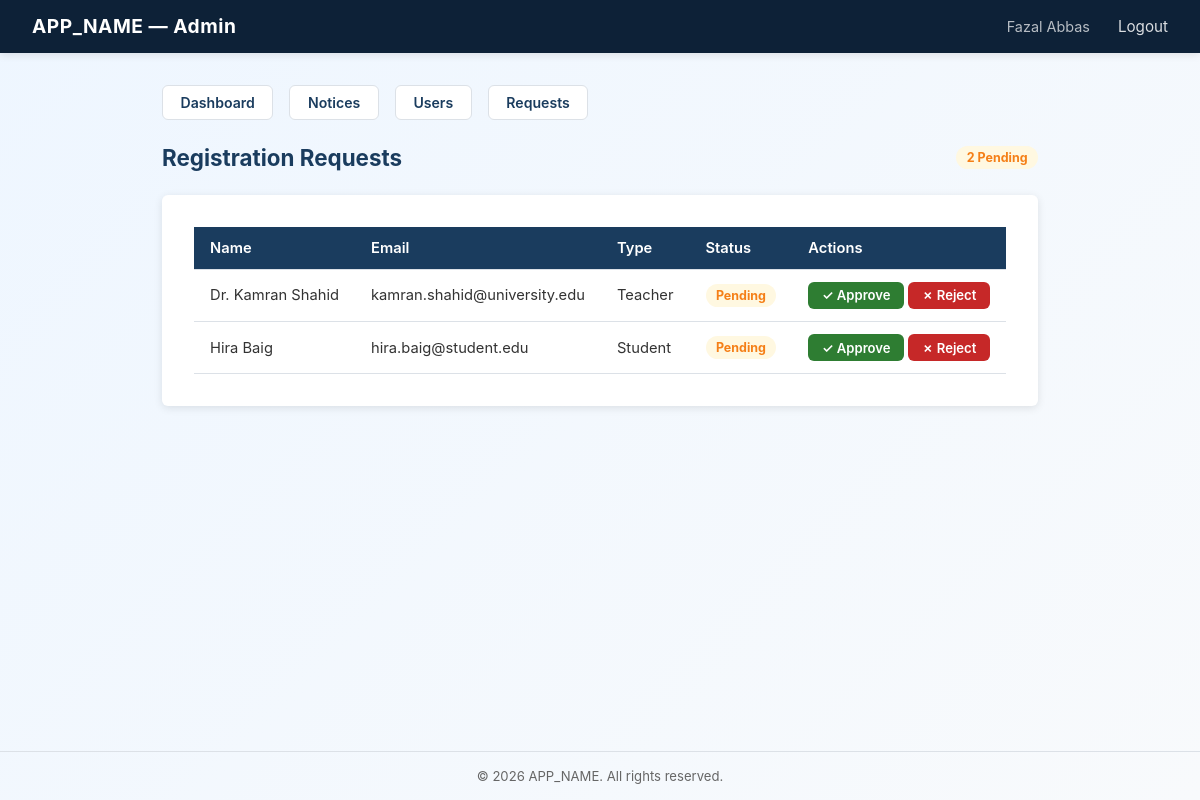
/admin/requests.php (signed in), run on an earlier commit of the app's database.
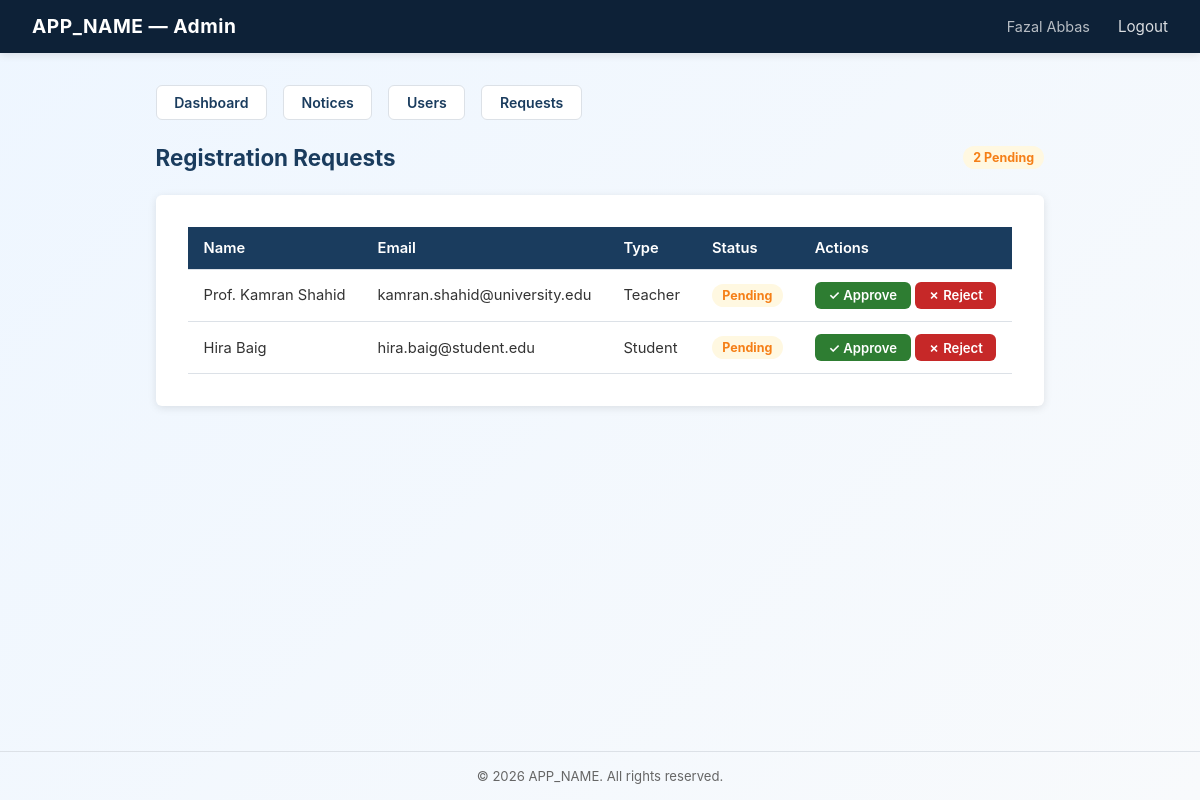
And on a later commit of the database.
### tables this page shows
CREATE TABLE `registration` (
  `u_id` int(11) NOT NULL,
  `u_name` varchar(100) NOT NULL,
  `u_email` varchar(255) NOT NULL,
  `u_password` varchar(255) NOT NULL COMMENT 'bcrypt hash',
  `u_type` enum('Student','Teacher','Admin') NOT NULL,
  `status` enum('Pending','Accepted','Rejected') NOT NULL DEFAULT 'Pending'
);

### classes/Database.php (called while the page is built, shortened)
<?php
class Database
{
    private static ?Database $instance = null;
    private mysqli $connection;
    private function __construct()
    {
        $this->connection = new mysqli(DB_HOST, DB_USER, DB_PASS, DB_NAME);
        $this->connection->set_charset('utf8mb4');
    }
    public static function getInstance(): Database
    {
        if (self::$instance === null) {
            self::$instance = new Database();
        }
        return self::$instance;
    }
    public function select(string $sql, string $types = '', array $params = []): array
    {
        $stmt = $this->prepare($sql, $types, $params);
        $stmt->execute();
        $result = $stmt->get_result();
        $rows = [];
        while ($row = $result->fetch_assoc()) {
            $rows[] = $row;
        }
        return $rows;
    }
    private function prepare(string $sql, string $types, array $params): mysqli_stmt
    {
        $stmt = $this->connection->prepare($sql);
        if ($types && $params) {
            $stmt->bind_param($types, ...$params);
        }
        return $stmt;
    }
}

### classes/User.php (called while the page is built, shortened)
<?php
class User
{
    private Database $db;
    public function __construct()
    {
        $this->db = Database::getInstance();
    }
    public function getPendingRequests(): array
    {
        return $this->db->select(
            'SELECT * FROM registration WHERE status = ? ORDER BY u_id DESC',
            's',
            ['Pending']
        );
    }
}

### admin/requests.php (the view, shortened to what this page needs)
<?php
$userModel = new User();
$pending   = $userModel->getPendingRequests();
?>
<?php include __DIR__ . '/includes/header.php'; ?>
<div class="page-header">
    <h1>Registration Requests</h1>
    <span class="badge badge-warning"><?= count($pending) ?> Pending</span>
</div>
<?php if (empty($pending)): ?>
    <div class="alert alert-info">No pending registration requests.</div>
<?php else: ?>
    <div class="card">
        <div class="table-wrap">
            <table>
                <thead>
                    <tr><th>Name</th><th>Email</th><th>Type</th><th>Status</th><th>Actions</th></tr>
                </thead>
                <tbody>
                <?php foreach ($pending as $u): ?>
                    <tr>
                        <td><?= htmlspecialchars($u['u_name']) ?></td>
                        <td><?= htmlspecialchars($u['u_email']) ?></td>
                        <td><?= htmlspecialchars($u['u_type']) ?></td>
                        <td><span class="badge badge-warning"><?= htmlspecialchars($u['status']) ?></span></td>
                        <td>
                            <a href="?accept=<?= (int)$u['u_id'] ?>" class="btn btn-success btn-sm">✓ Approve</a>
                            <a href="?reject=<?= (int)$u['u_id'] ?>" class="btn btn-danger btn-sm">✗ Reject</a>
                        </td>
                    </tr>
                <?php endforeach; ?>
                </tbody>
            </table>
        </div>
    </div>
<?php endif; ?>
<?php include __DIR__ . '/../includes/footer.php'; ?>

What changed in the data, as far as the page shows it:
changed registration "kamran.shahid@university.edu": u_name "Dr. Kamran Shahid" → "Prof. Kamran Shahid"
